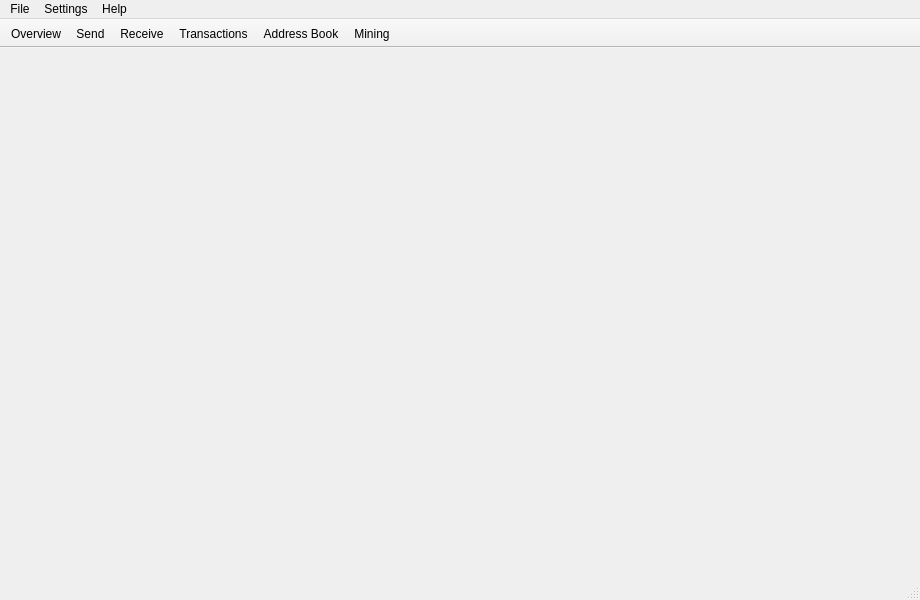
<?xml version="1.0" encoding="UTF-8"?>
<ui version="4.0">
 <class>MainWindow</class>
 <widget class="QMainWindow" name="MainWindow">
  <property name="geometry">
   <rect>
    <x>0</x>
    <y>0</y>
    <width>920</width>
    <height>600</height>
   </rect>
  </property>
  <property name="sizePolicy">
   <sizepolicy hsizetype="Preferred" vsizetype="Preferred">
    <horstretch>0</horstretch>
    <verstretch>0</verstretch>
   </sizepolicy>
  </property>
  <property name="minimumSize">
   <size>
    <width>0</width>
    <height>0</height>
   </size>
  </property>
  <property name="maximumSize">
   <size>
    <width>16777215</width>
    <height>16777215</height>
   </size>
  </property>
  <property name="windowTitle">
   <string>MainWindow</string>
  </property>
  <property name="windowIcon">
   <iconset resource="../../resources.qrc">
    <normaloff>:/images/cryptonote</normaloff>:/images/cryptonote</iconset>
  </property>
  <widget class="QWidget" name="centralwidget">
   <layout class="QHBoxLayout" name="horizontalLayout">
    <property name="spacing">
     <number>0</number>
    </property>
    <property name="leftMargin">
     <number>0</number>
    </property>
    <property name="topMargin">
     <number>0</number>
    </property>
    <property name="rightMargin">
     <number>0</number>
    </property>
    <property name="bottomMargin">
     <number>0</number>
    </property>
    <item>
     <widget class="WalletGui::OverviewFrame" name="m_overviewFrame">
      <property name="frameShape">
       <enum>QFrame::NoFrame</enum>
      </property>
      <property name="frameShadow">
       <enum>QFrame::Raised</enum>
      </property>
     </widget>
    </item>
    <item>
     <widget class="WalletGui::SendFrame" name="m_sendFrame">
      <property name="frameShape">
       <enum>QFrame::NoFrame</enum>
      </property>
      <property name="frameShadow">
       <enum>QFrame::Raised</enum>
      </property>
     </widget>
    </item>
    <item>
     <widget class="WalletGui::ReceiveFrame" name="m_receiveFrame">
      <property name="frameShape">
       <enum>QFrame::NoFrame</enum>
      </property>
      <property name="frameShadow">
       <enum>QFrame::Raised</enum>
      </property>
     </widget>
    </item>
    <item>
     <widget class="WalletGui::TransactionsFrame" name="m_transactionsFrame">
      <property name="frameShape">
       <enum>QFrame::NoFrame</enum>
      </property>
      <property name="frameShadow">
       <enum>QFrame::Raised</enum>
      </property>
     </widget>
    </item>
    <item>
     <widget class="WalletGui::AddressBookFrame" name="m_addressBookFrame">
      <property name="frameShape">
       <enum>QFrame::NoFrame</enum>
      </property>
      <property name="frameShadow">
       <enum>QFrame::Raised</enum>
      </property>
     </widget>
    </item>
    <item>
     <widget class="WalletGui::MiningFrame" name="m_miningFrame">
      <property name="frameShape">
       <enum>QFrame::NoFrame</enum>
      </property>
      <property name="frameShadow">
       <enum>QFrame::Raised</enum>
      </property>
     </widget>
    </item>
   </layout>
  </widget>
  <widget class="QMenuBar" name="menubar">
   <property name="geometry">
    <rect>
     <x>0</x>
     <y>0</y>
     <width>920</width>
     <height>21</height>
    </rect>
   </property>
   <widget class="QMenu" name="menuFile">
    <property name="title">
     <string>File</string>
    </property>
    <addaction name="m_createWalletAction"/>
    <addaction name="m_openWalletAction"/>
    <addaction name="m_backupWalletAction"/>
    <addaction name="m_exitAction"/>
   </widget>
   <widget class="QMenu" name="menuSettings">
    <property name="title">
     <string>Settings</string>
    </property>
    <addaction name="m_encryptWalletAction"/>
    <addaction name="m_changePasswordAction"/>
    <addaction name="separator"/>
    <addaction name="m_startOnLoginAction"/>
    <addaction name="m_minimizeToTrayAction"/>
    <addaction name="m_closeToTrayAction"/>
   </widget>
   <widget class="QMenu" name="menuHelp">
    <property name="title">
     <string>Help</string>
    </property>
    <addaction name="m_aboutCryptonoteAction"/>
    <addaction name="m_aboutQtAction"/>
   </widget>
   <addaction name="menuFile"/>
   <addaction name="menuSettings"/>
   <addaction name="menuHelp"/>
  </widget>
  <widget class="QToolBar" name="toolBar">
   <property name="windowTitle">
    <string>toolBar</string>
   </property>
   <property name="movable">
    <bool>false</bool>
   </property>
   <property name="toolButtonStyle">
    <enum>Qt::ToolButtonTextBesideIcon</enum>
   </property>
   <attribute name="toolBarArea">
    <enum>TopToolBarArea</enum>
   </attribute>
   <attribute name="toolBarBreak">
    <bool>false</bool>
   </attribute>
   <addaction name="m_overviewAction"/>
   <addaction name="m_sendAction"/>
   <addaction name="m_receiveAction"/>
   <addaction name="m_transactionsAction"/>
   <addaction name="m_addressBookAction"/>
   <addaction name="m_miningAction"/>
  </widget>
  <widget class="QStatusBar" name="statusBar"/>
  <action name="m_overviewAction">
   <property name="checkable">
    <bool>true</bool>
   </property>
   <property name="enabled">
    <bool>true</bool>
   </property>
   <property name="icon">
    <iconset resource="../../resources.qrc">
     <normaloff>:/icons/overview</normaloff>:/icons/overview</iconset>
   </property>
   <property name="text">
    <string>Overview</string>
   </property>
  </action>
  <action name="m_sendAction">
   <property name="checkable">
    <bool>true</bool>
   </property>
   <property name="enabled">
    <bool>true</bool>
   </property>
   <property name="icon">
    <iconset resource="../../resources.qrc">
     <normaloff>:/icons/send</normaloff>:/icons/send</iconset>
   </property>
   <property name="text">
    <string>Send</string>
   </property>
  </action>
  <action name="m_receiveAction">
   <property name="checkable">
    <bool>true</bool>
   </property>
   <property name="enabled">
    <bool>true</bool>
   </property>
   <property name="icon">
    <iconset resource="../../resources.qrc">
     <normaloff>:/icons/receive</normaloff>:/icons/receive</iconset>
   </property>
   <property name="text">
    <string>Receive</string>
   </property>
  </action>
  <action name="m_transactionsAction">
   <property name="checkable">
    <bool>true</bool>
   </property>
   <property name="enabled">
    <bool>true</bool>
   </property>
   <property name="icon">
    <iconset resource="../../resources.qrc">
     <normaloff>:/icons/transactions</normaloff>:/icons/transactions</iconset>
   </property>
   <property name="text">
    <string>Transactions</string>
   </property>
  </action>
  <action name="m_exitAction">
   <property name="enabled">
    <bool>true</bool>
   </property>
   <property name="text">
    <string>Exit</string>
   </property>
   <property name="shortcut">
    <string>Ctrl+Q</string>
   </property>
  </action>
  <action name="m_addressBookAction">
   <property name="checkable">
    <bool>true</bool>
   </property>
   <property name="enabled">
    <bool>true</bool>
   </property>
   <property name="icon">
    <iconset resource="../../resources.qrc">
     <normaloff>:/icons/address-book</normaloff>:/icons/address-book</iconset>
   </property>
   <property name="text">
    <string>Address Book</string>
   </property>
  </action>
  <action name="m_miningAction">
   <property name="checkable">
    <bool>true</bool>
   </property>
   <property name="enabled">
    <bool>true</bool>
   </property>
   <property name="icon">
    <iconset resource="../../resources.qrc">
     <normaloff>:/icons/mining</normaloff>:/icons/mining</iconset>
   </property>
   <property name="text">
    <string>Mining</string>
   </property>
  </action>
  <action name="m_createWalletAction">
   <property name="enabled">
    <bool>true</bool>
   </property>
   <property name="text">
    <string>Create wallet</string>
   </property>
  </action>
  <action name="m_openWalletAction">
   <property name="enabled">
    <bool>true</bool>
   </property>
   <property name="text">
    <string>Open wallet</string>
   </property>
  </action>
  <action name="m_encryptWalletAction">
   <property name="enabled">
    <bool>true</bool>
   </property>
   <property name="text">
    <string>Encrypt wallet</string>
   </property>
  </action>
  <action name="m_changePasswordAction">
   <property name="enabled">
    <bool>true</bool>
   </property>
   <property name="text">
    <string>Change password</string>
   </property>
   <property name="toolTip">
    <string>Change password</string>
   </property>
  </action>
  <action name="m_aboutCryptonoteAction">
   <property name="enabled">
    <bool>true</bool>
   </property>
   <property name="text">
    <string>About</string>
   </property>
  </action>
  <action name="m_aboutQtAction">
   <property name="enabled">
    <bool>true</bool>
   </property>
   <property name="text">
    <string>About Qt</string>
   </property>
  </action>
  <action name="m_backupWalletAction">
   <property name="enabled">
    <bool>true</bool>
   </property>
   <property name="text">
    <string>Backup wallet</string>
   </property>
  </action>
  <action name="m_startOnLoginAction">
   <property name="checkable">
    <bool>true</bool>
   </property>
   <property name="text">
    <string>Start on system login</string>
   </property>
  </action>
  <action name="m_minimizeToTrayAction">
   <property name="checkable">
    <bool>true</bool>
   </property>
   <property name="text">
    <string>Minimize to tray</string>
   </property>
  </action>
  <action name="m_closeToTrayAction">
   <property name="checkable">
    <bool>true</bool>
   </property>
   <property name="text">
    <string>Close to tray</string>
   </property>
  </action>
 </widget>
 <customwidgets>
  <customwidget>
   <class>WalletGui::OverviewFrame</class>
   <extends>QFrame</extends>
   <header>gui/OverviewFrame.h</header>
   <container>1</container>
  </customwidget>
  <customwidget>
   <class>WalletGui::SendFrame</class>
   <extends>QFrame</extends>
   <header>gui/SendFrame.h</header>
   <container>1</container>
  </customwidget>
  <customwidget>
   <class>WalletGui::ReceiveFrame</class>
   <extends>QFrame</extends>
   <header>gui/ReceiveFrame.h</header>
   <container>1</container>
  </customwidget>
  <customwidget>
   <class>WalletGui::TransactionsFrame</class>
   <extends>QFrame</extends>
   <header>gui/TransactionsFrame.h</header>
   <container>1</container>
  </customwidget>
  <customwidget>
   <class>WalletGui::AddressBookFrame</class>
   <extends>QFrame</extends>
   <header>gui/AddressBookFrame.h</header>
   <container>1</container>
  </customwidget>
  <customwidget>
   <class>WalletGui::MiningFrame</class>
   <extends>QFrame</extends>
   <header>gui/MiningFrame.h</header>
   <container>1</container>
  </customwidget>
 </customwidgets>
 <resources>
  <include location="../../resources.qrc"/>
 </resources>
 <connections>
  <connection>
   <sender>m_overviewAction</sender>
   <signal>toggled(bool)</signal>
   <receiver>m_overviewFrame</receiver>
   <slot>setVisible(bool)</slot>
   <hints>
    <hint type="sourcelabel">
     <x>-1</x>
     <y>-1</y>
    </hint>
    <hint type="destinationlabel">
     <x>112</x>
     <y>333</y>
    </hint>
   </hints>
  </connection>
  <connection>
   <sender>m_sendAction</sender>
   <signal>toggled(bool)</signal>
   <receiver>m_sendFrame</receiver>
   <slot>setVisible(bool)</slot>
   <hints>
    <hint type="sourcelabel">
     <x>-1</x>
     <y>-1</y>
    </hint>
    <hint type="destinationlabel">
     <x>337</x>
     <y>333</y>
    </hint>
   </hints>
  </connection>
  <connection>
   <sender>m_receiveAction</sender>
   <signal>toggled(bool)</signal>
   <receiver>m_receiveFrame</receiver>
   <slot>setVisible(bool)</slot>
   <hints>
    <hint type="sourcelabel">
     <x>-1</x>
     <y>-1</y>
    </hint>
    <hint type="destinationlabel">
     <x>562</x>
     <y>333</y>
    </hint>
   </hints>
  </connection>
  <connection>
   <sender>m_transactionsAction</sender>
   <signal>toggled(bool)</signal>
   <receiver>m_transactionsFrame</receiver>
   <slot>setVisible(bool)</slot>
   <hints>
    <hint type="sourcelabel">
     <x>-1</x>
     <y>-1</y>
    </hint>
    <hint type="destinationlabel">
     <x>787</x>
     <y>333</y>
    </hint>
   </hints>
  </connection>
  <connection>
   <sender>m_addressBookAction</sender>
   <signal>toggled(bool)</signal>
   <receiver>m_addressBookFrame</receiver>
   <slot>setVisible(bool)</slot>
   <hints>
    <hint type="sourcelabel">
     <x>-1</x>
     <y>-1</y>
    </hint>
    <hint type="destinationlabel">
     <x>809</x>
     <y>320</y>
    </hint>
   </hints>
  </connection>
  <connection>
   <sender>m_createWalletAction</sender>
   <signal>triggered()</signal>
   <receiver>MainWindow</receiver>
   <slot>createWallet()</slot>
   <hints>
    <hint type="sourcelabel">
     <x>-1</x>
     <y>-1</y>
    </hint>
    <hint type="destinationlabel">
     <x>449</x>
     <y>299</y>
    </hint>
   </hints>
  </connection>
  <connection>
   <sender>m_openWalletAction</sender>
   <signal>triggered()</signal>
   <receiver>MainWindow</receiver>
   <slot>openWallet()</slot>
   <hints>
    <hint type="sourcelabel">
     <x>-1</x>
     <y>-1</y>
    </hint>
    <hint type="destinationlabel">
     <x>449</x>
     <y>299</y>
    </hint>
   </hints>
  </connection>
  <connection>
   <sender>m_encryptWalletAction</sender>
   <signal>triggered()</signal>
   <receiver>MainWindow</receiver>
   <slot>encryptWallet()</slot>
   <hints>
    <hint type="sourcelabel">
     <x>-1</x>
     <y>-1</y>
    </hint>
    <hint type="destinationlabel">
     <x>449</x>
     <y>299</y>
    </hint>
   </hints>
  </connection>
  <connection>
   <sender>m_changePasswordAction</sender>
   <signal>triggered()</signal>
   <receiver>MainWindow</receiver>
   <slot>encryptWallet()</slot>
   <hints>
    <hint type="sourcelabel">
     <x>-1</x>
     <y>-1</y>
    </hint>
    <hint type="destinationlabel">
     <x>449</x>
     <y>299</y>
    </hint>
   </hints>
  </connection>
  <connection>
   <sender>m_aboutQtAction</sender>
   <signal>triggered()</signal>
   <receiver>MainWindow</receiver>
   <slot>aboutQt()</slot>
   <hints>
    <hint type="sourcelabel">
     <x>-1</x>
     <y>-1</y>
    </hint>
    <hint type="destinationlabel">
     <x>449</x>
     <y>299</y>
    </hint>
   </hints>
  </connection>
  <connection>
   <sender>m_backupWalletAction</sender>
   <signal>triggered()</signal>
   <receiver>MainWindow</receiver>
   <slot>backupWallet()</slot>
   <hints>
    <hint type="sourcelabel">
     <x>-1</x>
     <y>-1</y>
    </hint>
    <hint type="destinationlabel">
     <x>449</x>
     <y>299</y>
    </hint>
   </hints>
  </connection>
  <connection>
   <sender>m_aboutCryptonoteAction</sender>
   <signal>triggered()</signal>
   <receiver>MainWindow</receiver>
   <slot>about()</slot>
   <hints>
    <hint type="sourcelabel">
     <x>-1</x>
     <y>-1</y>
    </hint>
    <hint type="destinationlabel">
     <x>459</x>
     <y>299</y>
    </hint>
   </hints>
  </connection>
  <connection>
   <sender>m_startOnLoginAction</sender>
   <signal>triggered(bool)</signal>
   <receiver>MainWindow</receiver>
   <slot>setStartOnLogin(bool)</slot>
   <hints>
    <hint type="sourcelabel">
     <x>-1</x>
     <y>-1</y>
    </hint>
    <hint type="destinationlabel">
     <x>459</x>
     <y>299</y>
    </hint>
   </hints>
  </connection>
  <connection>
   <sender>m_minimizeToTrayAction</sender>
   <signal>triggered(bool)</signal>
   <receiver>MainWindow</receiver>
   <slot>setMinimizeToTray(bool)</slot>
   <hints>
    <hint type="sourcelabel">
     <x>-1</x>
     <y>-1</y>
    </hint>
    <hint type="destinationlabel">
     <x>459</x>
     <y>299</y>
    </hint>
   </hints>
  </connection>
  <connection>
   <sender>m_closeToTrayAction</sender>
   <signal>triggered(bool)</signal>
   <receiver>MainWindow</receiver>
   <slot>setCloseToTray(bool)</slot>
   <hints>
    <hint type="sourcelabel">
     <x>-1</x>
     <y>-1</y>
    </hint>
    <hint type="destinationlabel">
     <x>459</x>
     <y>299</y>
    </hint>
   </hints>
  </connection>
  <connection>
   <sender>m_miningAction</sender>
   <signal>toggled(bool)</signal>
   <receiver>m_miningFrame</receiver>
   <slot>setVisible(bool)</slot>
   <hints>
    <hint type="sourcelabel">
     <x>-1</x>
     <y>-1</y>
    </hint>
    <hint type="destinationlabel">
     <x>862</x>
     <y>322</y>
    </hint>
   </hints>
  </connection>
 </connections>
 <slots>
  <slot>createWallet()</slot>
  <slot>openWallet()</slot>
  <slot>encryptWallet()</slot>
  <slot>aboutQt()</slot>
  <slot>backupWallet()</slot>
  <slot>about()</slot>
  <slot>setStartOnLogin(bool)</slot>
  <slot>setMinimizeToTray(bool)</slot>
  <slot>setCloseToTray(bool)</slot>
 </slots>
</ui>
